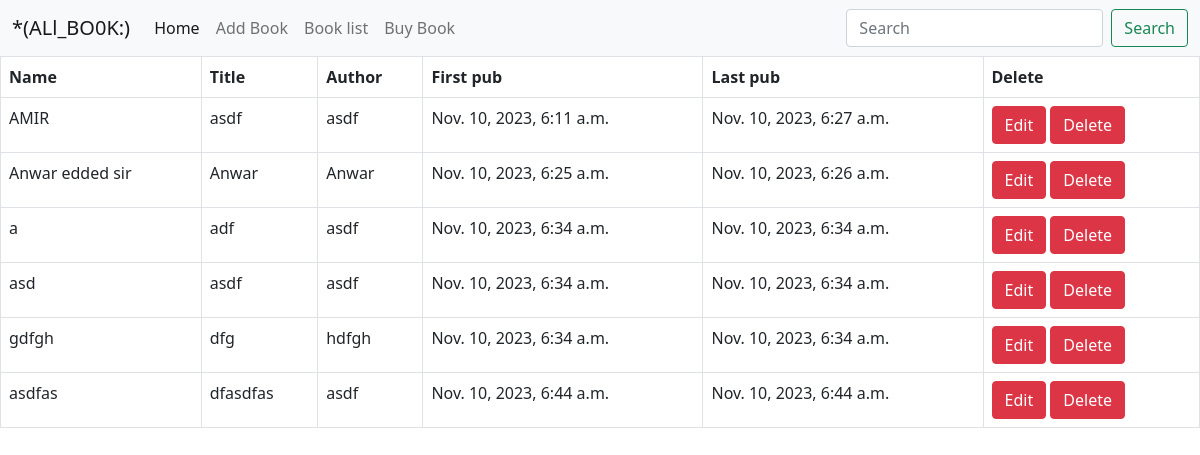
The page /book_list on the database its author committed.
### book/models.py (models this page shows)
class BookModels(models.Model):
    Category ={
        ('category', 'category'),
        ('mistry','mistry'),
        ('ci fi','ci fi'),
        ('humar','humar'),
        ('Hurrur', 'hurrur')
    }
    name = models.CharField(max_length=100)
    title = models.CharField(max_length=100)
    description =  models.TextField()
    author = models.CharField(max_length=50)
    Category = models.CharField(max_length=30, choices=Category, default='hurrur')
    first_pub = models.DateTimeField(auto_now_add=True)
    last_pub = models.DateTimeField(auto_now=True)

### book/views.py (the view)
# urls.py: path('book_list', views.bookList, name='bookList'),
def bookList(request):
    allBook = models.BookModels.objects.all()
    print(allBook)
    return render(request, './bookList/bookList.html', {'book':allBook})

### book/templates/bookList/bookList.html
{% extends "base.html" %}
{% block contant %}
<table class="table table-bordered">
    <thead>
        <tr>
            <th scope="col">Name</th>
            <th scope="col">Title</th>
            <th scope="col">Author</th>
            <th scope="col">First pub</th>
            <th scope="col">Last pub</th>
            <th scope="col">Delete</th>
        </tr>
    </thead>
    <tbody>
        {% for i in book %}
        <tr>
            <td scope="row">{{i.name}}</td>
            <td>{{i.title}}</td>
            <td>{{i.author}}</td>
            <td>{{i.first_pub}}</td>
            <td>{{i.last_pub}}</td>
            <td>
                <a href="{% url 'update' id=i.id %}" class="btn btn-danger text-white">Edit</a>
                <a href="{% url 'deleteBook' i.id %}" class="btn btn-danger text-white">Delete</a>
            </td>
        </tr>
        {% endfor %}
    </tbody>
</table>
{% endblock contant %}

### templates/base.html (shortened to what this page needs)
<!doctype html>
<html lang="en">
<head>
    <link href="https://cdn.jsdelivr.net/npm/bootstrap@5.0.2/dist/css/bootstrap.min.css" rel="stylesheet"
>
</head>
<body>
    <nav class="navbar navbar-expand-lg navbar-light bg-light">
        <div class="container-fluid">
            <a class="navbar-brand" href=" /">*(ALl_BO0K:)</a>
            <div class="collapse navbar-collapse" id="navbarSupportedContent">
                <ul class="navbar-nav me-auto mb-2 mb-lg-0">
                    <li class="nav-item">
                        <a class="nav-link active" aria-current="page" href=" /">Home</a>
                    </li>
                    <li class="nav-item">
                        <a class="nav-link" href="{% url 'addBook' %}">Add Book</a>
                    </li>
                    <li class="nav-item">
                        <a class="nav-link" href="{% url 'bookList' %}">Book list</a>
                    </li>
                    <li class="nav-item">
                        <a class="nav-link" href="#">Buy Book</a>
                    </li>
                </ul>
                <form class="d-flex">
                    <input class="form-control me-2" type="search" placeholder="Search" aria-label="Search">
                    <button class="btn btn-outline-success" type="submit">Search</button>
                </form>
            </div>
        </div>
    </nav>
    {% block contant %}
    {% endblock contant %}
</body>
</html>

### rows shown on the page
BookModels: name "AMIR", title "asdf", author "asdf", first_pub "Nov. 10, 2023, 6:11 a.m.", last_pub "Nov. 10, 2023, 6:27 a.m."
BookModels: name "Anwar edded sir", title "Anwar", author "Anwar", first_pub "Nov. 10, 2023, 6:25 a.m.", last_pub "Nov. 10, 2023, 6:26 a.m."
BookModels: name "a", title "adf", author "asdf", first_pub "Nov. 10, 2023, 6:34 a.m.", last_pub "Nov. 10, 2023, 6:34 a.m."
BookModels: name "asd", title "asdf", author "asdf", first_pub "Nov. 10, 2023, 6:34 a.m.", last_pub "Nov. 10, 2023, 6:34 a.m."
BookModels: name "gdfgh", title "dfg", author "hdfgh", first_pub "Nov. 10, 2023, 6:34 a.m.", last_pub "Nov. 10, 2023, 6:34 a.m."
BookModels: name "asdfas", title "dfasdfas", author "asdf", first_pub "Nov. 10, 2023, 6:44 a.m.", last_pub "Nov. 10, 2023, 6:44 a.m."
